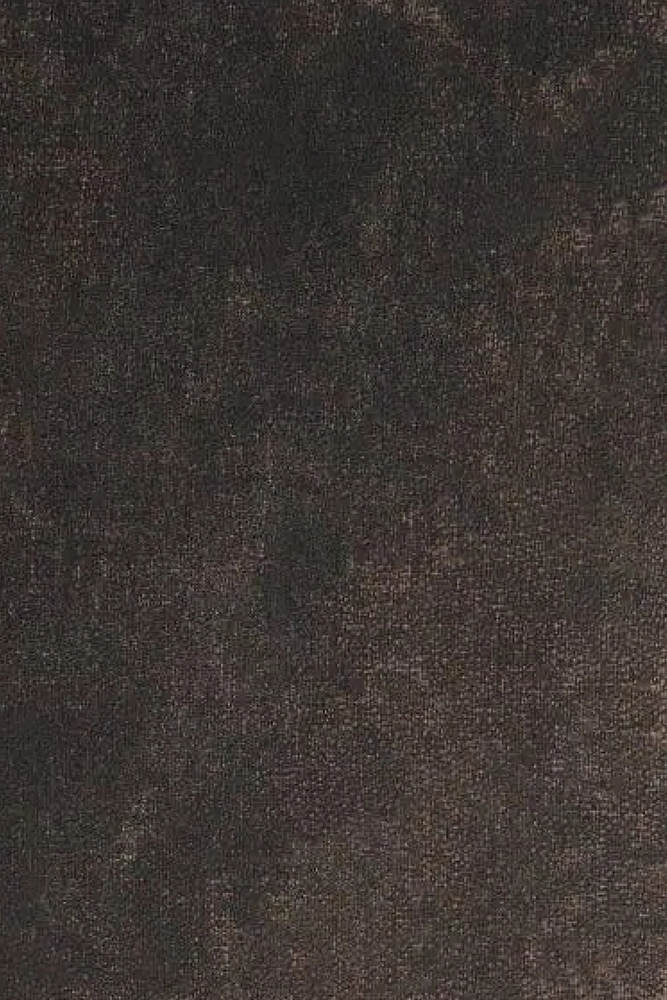
#> input picture imagesTest/0_bg/face_1.png, 667 x 1000 px, shrunk from 3000 x 4500 before the run, found by its file name
$ python test.py   (older library calls are emulated)
#> lines starting #> are read from the running program, lines starting #| are printed output that depends on the picture
from PIL import Image
from PIL import ImageFont
from PIL import ImageDraw
img = Image.open("./images/0_bg/face_1.png")
#> img is the input picture: PIL image 667x1000 RGBA; mean R, G, B, A 60.2, 53.5, 50.5, 255
draw = ImageDraw.Draw(img)
font = ImageFont.truetype('f.ttf', size=100)

width,height= draw.textsize("Sample Text asoincoiud wiuovniurnvure iufnv vuirn rnvuv ernvuineruv iuernv", font=font)
#> width = 3846; height = 114
#draw.text((100-width/2, 100),"Sample Text",(255,255,255),font=font)
draw.multiline_text((100, 100),"Sample Text asoincoiud wiuovniurnvure iufnv vuirn rnvuv ernvuineruv iuernv",(255,255,255),font=font, align='center')
img.save('sample-out.png')
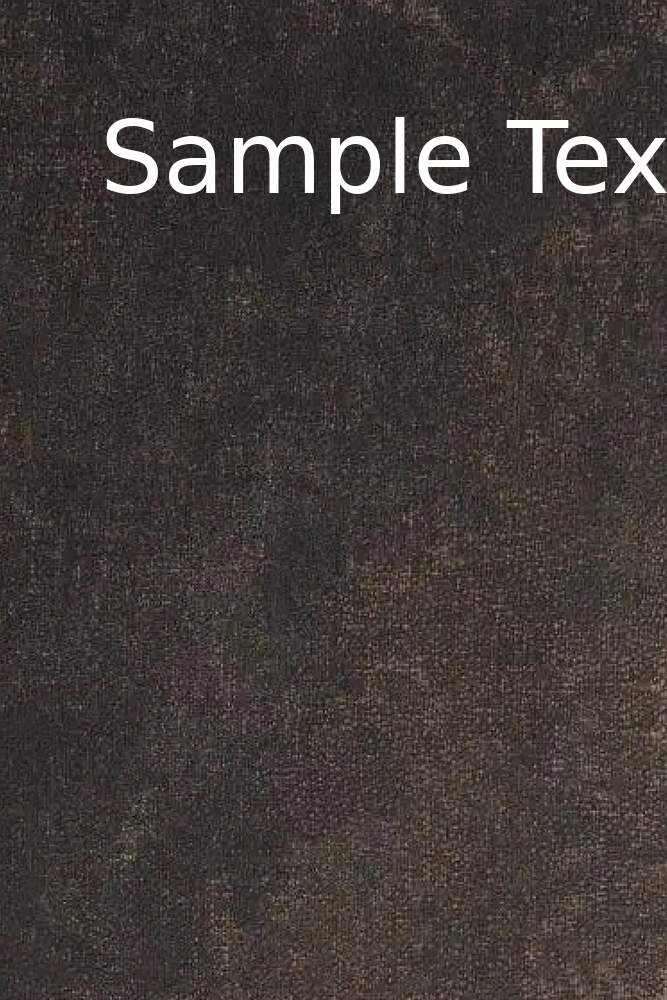
#> saved as sample-out.png: PIL image 667x1000 RGBA; mean R, G, B, A 63.9, 57.3, 54.3, 255
